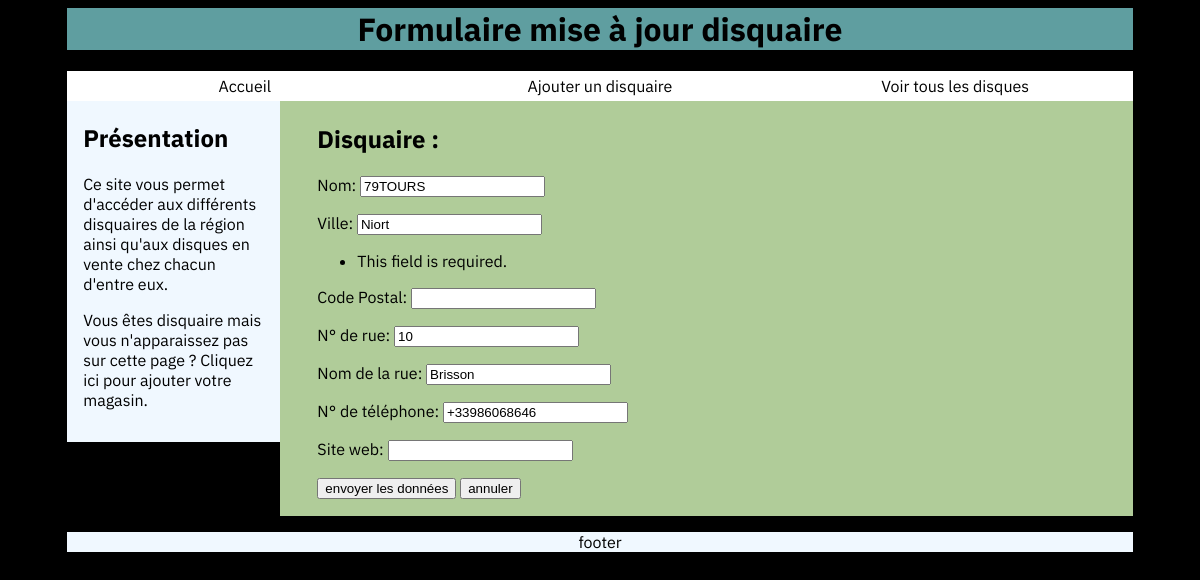
/disque/updatedisquaire/3/, run on the app's committed database.
### disque/models.py (models this page shows, shortened)
class Disquaire(models.Model):
    nom = models.CharField(max_length=100)
    ville = models.CharField(max_length=100)
    cp = models.IntegerField(blank=False)
    nom_rue = models.CharField(max_length=100)
    num_rue = models.IntegerField(blank=False)
    num_tel = PhoneNumberField(blank=True)
    site = models.URLField(blank=True)
    def dico(self):
        return {'nom': self.nom, 'ville': self.ville, 'nom_rue': self.nom_rue, 'num_rue': self.num_rue, 'num_tel':self.num_tel, 'site':self.site}

### disque/views.py (the view)
# urls.py: path('updatedisquaire/<int:id>/', views.updatedisquaire),
def updatedisquaire(request, id):
    disquaire = models.Disquaire.objects.get(pk=id)
    lform = DisquaireForm(disquaire.dico())
    return render(request, "disque/updatedisquaire.html", {"form": lform, "id" : id})

### disque/forms.py
class DisquaireForm(ModelForm):
    class Meta:
        model = models.Disquaire
        fields = ('nom', 'ville', 'cp', 'num_rue', 'nom_rue', 'num_tel', 'site')
        labels = {
            'nom' : _('Nom'),
            'ville' : _('Ville'),
            'cp' : _('Code Postal'),
            'num_rue' : _('N° de rue'),
            'nom_rue' : _('Nom de la rue'),
            'num_tel' : _('N° de téléphone'),
            'site' : _('Site web')
        }

### disque/templates/disque/updatedisquaire.html (shortened to what this page needs)
{% extends "disque/main.html" %}
    {% block super %}
        {% block h1 %} Formulaire mise à jour disquaire {% endblock %}
            {% block section %}
                {% block content %}
                <article class="formulaire">
                    <h2>Disquaire {{disquaire.id}} :</h2>
                    <form method="post" action="/disque/traitementupdatedisquaire/{{id}}">
                    {{ form.as_p }}
                        <input type="submit" value="envoyer les données">
                        <a href="/disque/main/"><button>annuler</button></a>
                    </form>
                </article>
                {% endblock %}
                {% endblock %}
            {% endblock %}

### disque/static/disque/index.css (style rules this page uses)
html { font-family: 'IBM Plex Sans', sans-serif; background-color: black; }
section > article { display: inline-block; width: 45%; box-sizing: border-box; padding: 2%; margin:15px; margin-bottom: 5px; border: 1px outset black; border-radius: 5px; }
a:link, a:visited, a:active, a:hover { text-decoration: none; color:black; }
h2 { margin-top: 5px; }
section > .formulaire { width: 95%; border: 0px; border-radius: 0px; margin: auto; margin-left: 20px; }

### data on the page
Disquaire: nom "79TOURS", ville "Niort", num_rue "10", nom_rue "Brisson", num_tel "+33986068646"
